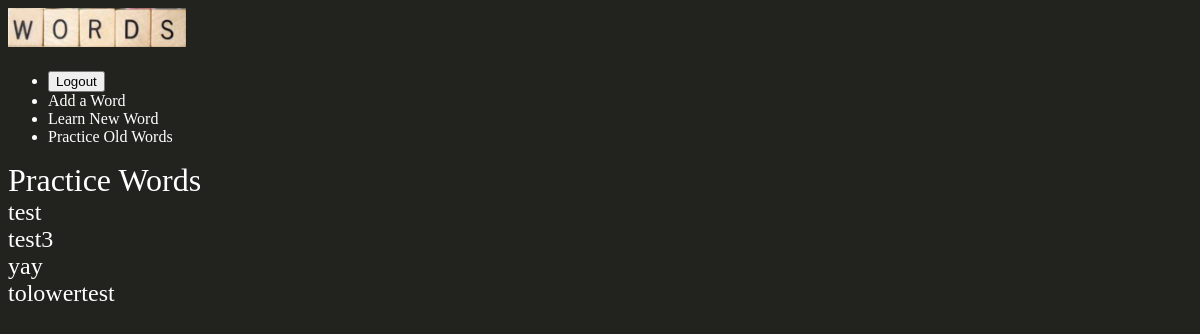
Before: /words/practice/ (signed in) with the older database file.
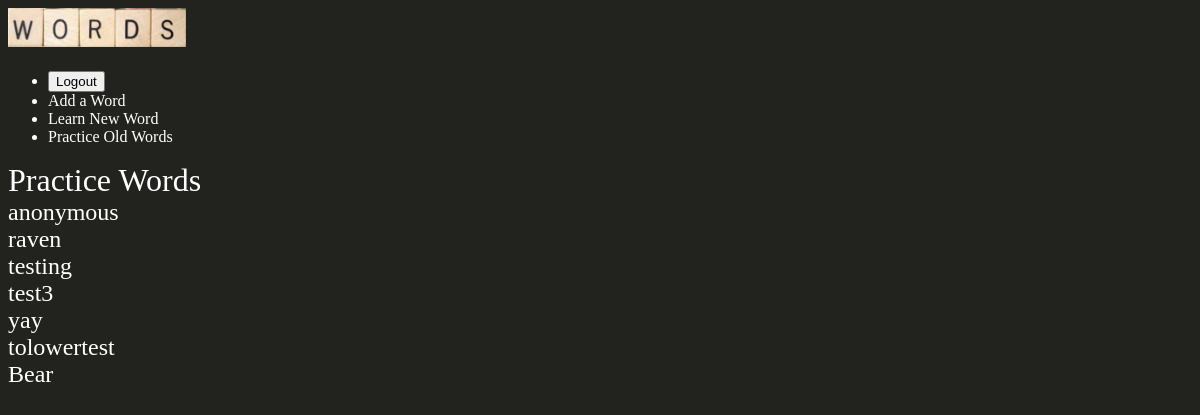
After: the same page with the newer database file.
### words/models.py (models this page shows, shortened)
class Learned(models.Model):
    user = models.ForeignKey(User, on_delete=models.CASCADE)
    word = models.ForeignKey(Word, on_delete=models.CASCADE)
    class Meta:
        unique_together = (("user", "word"),)

class Word(models.Model):
    WORD_TYPE = (
        ('academic', ('academic')),
        ('common', ('common')),
        ('slang', ('slang')),
    )
    word = models.CharField(max_length=30)
    definition = models.TextField()
    origins = models.CharField(max_length=30)
    context = models.TextField()
    word_type = models.CharField(max_length=10, choices=WORD_TYPE, default='common')
    slug = models.SlugField()
    thumb = models.ImageField(default='default.png', blank=True)

### words/views.py (the view)
# urls.py: path("practice/", views.practice_word, name="practice"),
@login_required(login_url="/accounts/login/")
def practice_word(request):
    user = request.user
    learned_words = Learned.objects.filter(user=user)
    return render(request, "words/practice_word.html", {'learned_words' : learned_words})

### words/templates/words/practice_word.html
{% extends 'base_layout.html' %}
{% block content %}
    <h1>Practice Words</h1>
    {% for learned_word in learned_words %}
        <div class="word">
            <h2><a href="{% url 'words:detail' slug=learned_word.word.slug %}">{{ learned_word.word.word }}</a></h2>
        </div>
{% endfor %}
{% endblock %}

Changed rows visible on the page:
removed Learned: word.word "test"
added Learned: word.word "anonymous"
added Learned: word.word "raven"
added Learned: word.word "testing"
added Learned: word.word "Bear"
